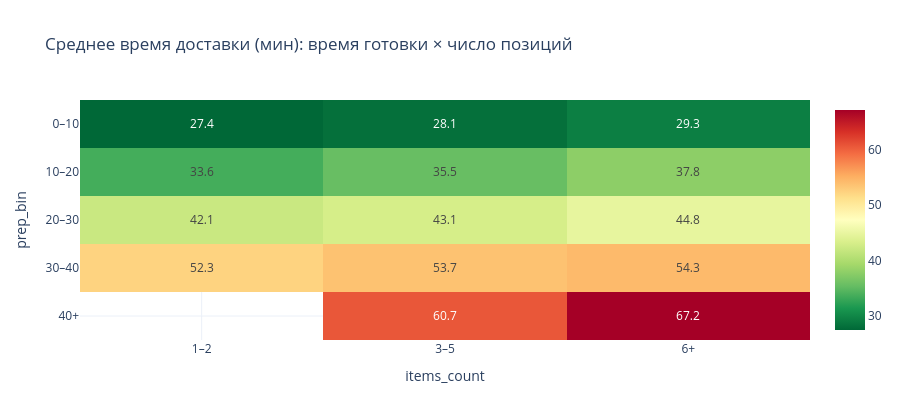

Notebook cell for this chart:
### Markdown cell above
### 4.2 Время приготовления и взаимодействие с `items_count`

### Code cell
d['prep_bin'] = pd.cut(d['restaurant_preparation_time_minutes'], [0, 10, 20, 30, 40, 65],
                       labels=['0–10', '10–20', '20–30', '30–40', '40+'])
prep = d.groupby('prep_bin', observed=True).agg(
    n=('delay', 'size'), mean_actual=('actual_delivery_time_minutes', 'mean'),
    late_rate=('delay', lambda s: (s > 0).mean()))
print(prep.round(2).to_string())

heat = d.pivot_table(index='prep_bin', columns=pd.cut(d['items_count'], [0, 2, 5, 15],
                     labels=['1–2', '3–5', '6+']), values='actual_delivery_time_minutes',
                     observed=True, aggfunc='mean')
fig = px.imshow(heat.round(1), text_auto=True, color_continuous_scale='RdYlGn_r', aspect='auto',
                title='Среднее время доставки (мин): время готовки × число позиций')
fig.update_layout(height=420, template='plotly_white')
fig.show()

### Figure 1 — Plotly figure (JSON) as saved in the notebook; plotly's stock layout.template omitted (floating-point values rounded to 4 significant figures)
{"data": [{"coloraxis": "coloraxis", "hovertemplate": "items_count: %{x}<br>prep_bin: %{y}<br>color: %{z}<extra></extra>", "name": "0", "texttemplate": "%{z}", "type": "heatmap", "x": ["1–2", "3–5", "6+"], "xaxis": "x", "y": ["0–10", "10–20", "20–30", "30–40", "40+"], "yaxis": "y", "z": [[27.4, 28.1, 29.3], [33.6, 35.5, 37.8], [42.1, 43.1, 44.8], [52.3, 53.7, 54.3], [NaN, 60.7, 67.2]]}], "layout": {"coloraxis": {"colorscale": [[0, "rgb(0,104,55)"], [0.1, "rgb(26,152,80)"], [0.2, "rgb(102,189,99)"], [0.3, "rgb(166,217,106)"], [0.4, "rgb(217,239,139)"], [0.5, "rgb(255,255,191)"], [0.6, "rgb(254,224,139)"], [0.7, "rgb(253,174,97)"], [0.8, "rgb(244,109,67)"], [0.9, "rgb(215,48,39)"], [1, "rgb(165,0,38)"]]}, "height": 420, "title": {"text": "Среднее время доставки (мин): время готовки × число позиций"}, "xaxis": {"anchor": "y", "domain": [0, 1], "title": {"text": "items_count"}}, "yaxis": {"anchor": "x", "autorange": "reversed", "domain": [0, 1], "title": {"text": "prep_bin"}}}}
